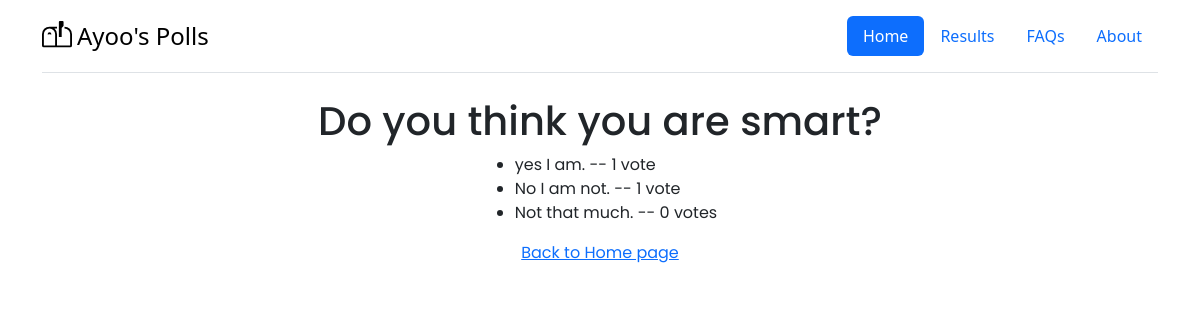
The page /Polls/3/results/ on the database its author committed.
### polls/models.py (models this page shows, shortened)
class Question(models.Model):
    question_text = models.CharField(max_length=200)
    pub_date = models.DateTimeField("Published date")

class Choice(models.Model):
    question = models.ForeignKey(Question, on_delete=models.CASCADE)
    choice_text = models.CharField(max_length=200)
    votes = models.IntegerField(default=0)

### polls/views.py (the view)
# urls.py: path("<int:question_id>/results/", views.results, name="results"),
def results(request, question_id):
    question = get_object_or_404(Question, pk=question_id)
    return render(request, "polls/results.html", {
        "question": question,
    })

### polls/templates/polls/results.html
{% extends 'polls/layout.html' %}
{% load static %}
{% block head %}
    <link rel="stylesheet" href="{% static 'polls/result.css' %}">
{% endblock %}
{% block body %}
<div class="container result-info">
    <h1> {{question.question_text}} </h1>
    <ul class="myul">
        {% for choice in question.choice_set.all %}
            <li> {{choice.choice_text}} -- {{choice.votes}} vote{{choice.votes|pluralize}} </li>
        {% endfor %}
    </ul>
    <a href="{% url 'polls:index' %}" style="display: block;">Back to Home page</a>
</div>
{% endblock body %}

### polls/static/polls/result.css (style rules this page uses)
.result-info { font-family: "Poppins"; text-align: center; }
.myul { display: inline-block; text-align: left; }

### rows shown on the page
Question: question_text "Do you think you are smart?"
Choice: choice_text "yes I am.", votes "1"
Choice: choice_text "No I am not.", votes "1"
Choice: choice_text "Not that much.", votes "0"
